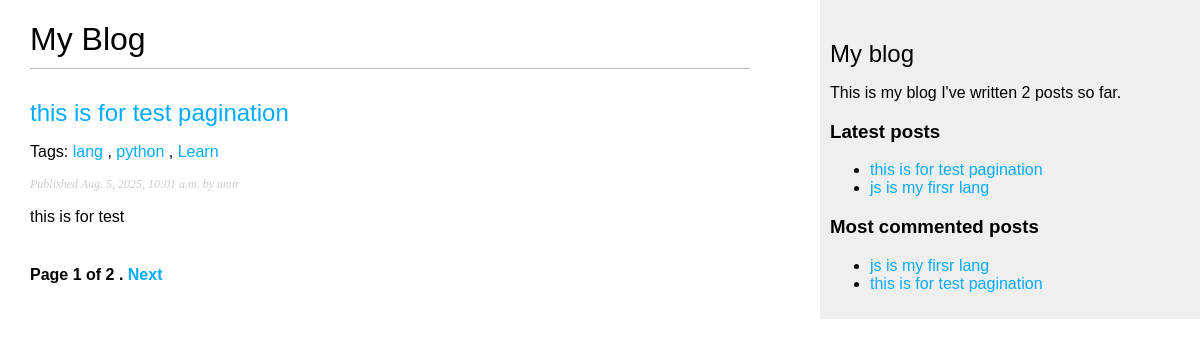
/post/, run on an earlier commit of the app's database.
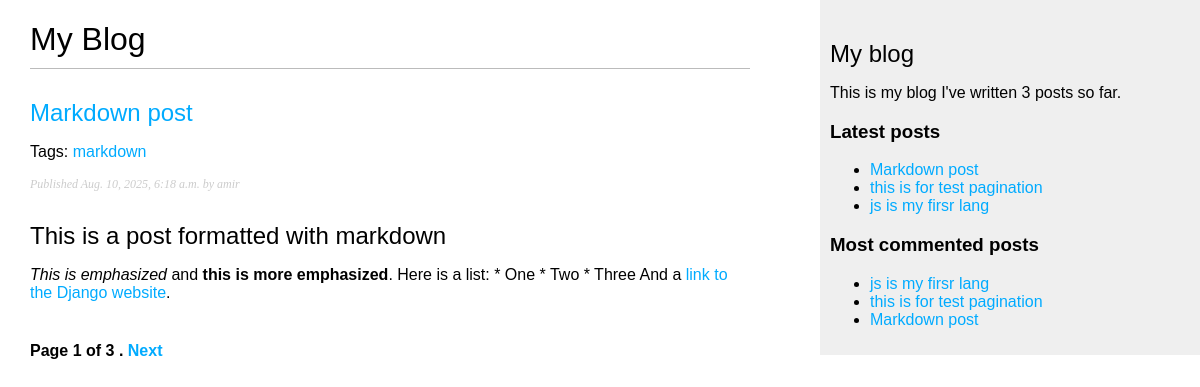
And on a later commit of the database.
### blog/models.py (models this page shows, shortened)
class Post(models.Model):
    class Status(models.TextChoices):
        DRAFT = 'DF', 'Draft'
        PUBLISHED = 'PB', 'Published'
    title = models.CharField(max_length=100)
    slug = models.SlugField(max_length=100, unique_for_date='publish')
    author = models.ForeignKey(settings.AUTH_USER_MODEL, on_delete=models.CASCADE, related_name="blog_posts")
    body = models.TextField()
    publish = models.DateTimeField(default=timezone.now)
    created = models.DateTimeField(auto_now_add=True)
    updated = models.DateTimeField(auto_now=True)
    status = models.CharField(max_length=2, choices=Status, default=Status.DRAFT)
    objects = models.Manager()
    published = PublishedManager()
    tags = TaggableManager()
    class Meta:
        ordering = ['-publish']
        indexes = [
            models.Index(fields=['-publish']),
        ]
    def get_absolute_url(self):
        return reverse(
            'blog:post_detail',
            args=[self.publish.year, self.publish.month, self.publish.day, self.slug]
        )

### blog/views.py (the view)
# urls.py: path('', views.post_list, name='post_list'),
def post_list(request, tag_slug=None):
    post_list = Post.published.all()
    tag = None
    if tag_slug:
        tag = get_object_or_404(Tag, slug=tag_slug)
        post_list = post_list.filter(tags__in=[tag])
    paginator = Paginator(post_list, 1)
    page_number = request.GET.get('page', 1)
    try:
        posts = paginator.page(page_number)
    except EmptyPage:
        posts = paginator.page(paginator.num_pages)
    except PageNotAnInteger:
        posts = paginator.page(1)
    return render(request, 'blog/post_list.html', {'posts': posts, 'tag': tag})

### blog/models.py (called while the page is built)
    def get_queryset(self):
        return (
            super().get_queryset().filter(status=Post.Status.PUBLISHED)
        )

### blog/templatetags/blog_tags.py (called while the page is built)
@register.simple_tag
def total_posts():
    return Post.published.count()

@register.inclusion_tag('blog/latest_post.html')
def show_latest_posts(count=5):
    latest_post = Post.published.order_by('-publish')[:count]
    return {
        'latest_post': latest_post
    }

@register.simple_tag
def get_most_commented_posts(count=3):
    return Post.published.annotate(
        total_comments=Count('comments')
    ).order_by('-total_comments')[:count]

@register.filter(name='markdown')
def markdown_format(text):
    return mark_safe(markdown.markdown(text))

### blog/templates/blog/post_list.html (shortened to what this page needs)
{% extends "blog/base.html" %}
{% load blog_tags %}
{% block content %}
<h1>My Blog</h1>
{% for post in posts %}
<h2>
    <a href="{{ post.get_absolute_url}}">
        {{ post.title }}
    </a>
</h2>
<p class="tags">
 Tags:
 {% for tag in post.tags.all %}
 <a href="{% url "blog:post_list_by_tag" tag.slug %}">
 {{ tag.name }}
 </a>{% if not forloop.last %}, {% endif %}
 {% endfor %}
 </p>
<p class="date">
    Published {{ post.publish }} by {{ post.author }}
</p>
{{ post.body|markdown|truncatewords_html:50 }}
{% endfor %}
{% include 'blog/pagination.html' with page=posts %}
{% endblock %}

### blog/templates/blog/base.html (shortened to what this page needs)
{% load static %}
{% load blog_tags %}
<!DOCTYPE html>
<html>
<head>
     <link href="{% static "css/blog.css" %}" rel="stylesheet">
</head>
<body>
<div id="content">
    {% block content %}
    {% endblock %}
</div>
<div id="sidebar">
    <h2>My blog</h2>
    <p>This is my blog
       I've written {% total_posts %} posts so far.
    </p>
    <h3>Latest posts</h3>
    {% show_latest_posts 3 %}
    <h3>Most commented posts</h3>
 {% get_most_commented_posts as most_commented_posts %}
 <ul>
 {% for post in most_commented_posts %}
 <li>
 <a href="{{ post.get_absolute_url }}">{{ post.title }}</a>
 </li>
 {% endfor %}
 </ul>
</div>
</body>
</html>

### blog/templates/blog/pagination.html (shortened to what this page needs)
<div class="pagination">
 <span class="step-links">
 <span class="current">
 Page {{ page.number }} of {{ page.paginator.num_pages }} .
 </span>
 {% if page.has_next %}
 <a href="?page={{ page.next_page_number }}">Next</a>
 {% endif %}
 </span>
</div>

### blog/templates/blog/latest_post.html
<ul>
    {% for post in latest_post %}
    <li>
        <a href="{{ post.get_absolute_url }}">{{ post.title }}</a>
    </li>
    {% endfor %}
</ul>

### blog/static/css/blog.css (style rules this page uses)
body { margin:0; padding:0; font-family:helvetica, sans-serif; }
a { color:#00abff; text-decoration:none; }
h1 { font-weight:normal; border-bottom:1px solid #bbb; padding:0 0 10px 0; }
h2 { font-weight:normal; margin:30px 0 0; }
#content { float:left; width:60%; padding:0 0 0 30px; }
#sidebar { float:right; width:30%; padding:10px; background:#efefef; height:100%; }
p.date { color:#ccc; font-family: georgia, serif; font-size: 12px; font-style: italic; }
.pagination { margin:40px 0; font-weight:bold; }

What changed in the data, as far as the page shows it:
no longer on one of the page's lists (row unchanged): Post: title "this is for test pagination", publish "Aug. 5, 2025, 10:01 a.m.", author "amir", body "this is for test"
added Post: title "Markdown post", publish "Aug. 10, 2025, 6:18 a.m.", author "amir", body "This is a post formatted with markdown This is emphasized and this is more emphasized . Here is a list: * One * Two * Three And a link to the Django website ."
added Tag: name "markdown", shown under "Markdown post"
computed for Post "this is for test pagination": loses Tag (name "lang"); loses Tag (name "python"); loses Tag (name "Learn")
Also different on the page:
{{ page.paginator.num_pages }}: "2" → "3"
text no longer shown: "2"
text now shown: "3"
